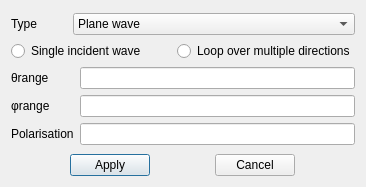
<?xml version="1.0" encoding="UTF-8"?>
<ui version="4.0">
 <class>ExcitationClass</class>
 <widget class="QDialog" name="ExcitationClass">
  <property name="geometry">
   <rect>
    <x>0</x>
    <y>0</y>
    <width>366</width>
    <height>187</height>
   </rect>
  </property>
  <property name="windowTitle">
   <string>Excitation</string>
  </property>
  <layout class="QVBoxLayout" name="verticalLayout" stretch="1,1,1,1,2,1">
   <item>
    <spacer name="verticalSpacer">
     <property name="orientation">
      <enum>Qt::Vertical</enum>
     </property>
     <property name="sizeHint" stdset="0">
      <size>
       <width>20</width>
       <height>20</height>
      </size>
     </property>
    </spacer>
   </item>
   <item>
    <layout class="QHBoxLayout" name="horizontalLayout_3" stretch="1,1,10">
     <item>
      <widget class="QLabel" name="label">
       <property name="sizePolicy">
        <sizepolicy hsizetype="Preferred" vsizetype="Preferred">
         <horstretch>0</horstretch>
         <verstretch>0</verstretch>
        </sizepolicy>
       </property>
       <property name="text">
        <string>Type</string>
       </property>
      </widget>
     </item>
     <item>
      <spacer name="horizontalSpacer">
       <property name="orientation">
        <enum>Qt::Horizontal</enum>
       </property>
       <property name="sizeHint" stdset="0">
        <size>
         <width>40</width>
         <height>20</height>
        </size>
       </property>
      </spacer>
     </item>
     <item>
      <widget class="QComboBox" name="comboBox">
       <property name="sizePolicy">
        <sizepolicy hsizetype="Expanding" vsizetype="Fixed">
         <horstretch>0</horstretch>
         <verstretch>0</verstretch>
        </sizepolicy>
       </property>
       <item>
        <property name="text">
         <string>Plane wave</string>
        </property>
       </item>
       <item>
        <property name="text">
         <string>Voltage source</string>
        </property>
       </item>
       <item>
        <property name="text">
         <string>Wave guide</string>
        </property>
       </item>
       <item>
        <property name="text">
         <string>Current source</string>
        </property>
       </item>
       <item>
        <property name="text">
         <string>FEM model</string>
        </property>
       </item>
      </widget>
     </item>
    </layout>
   </item>
   <item>
    <layout class="QHBoxLayout" name="horizontalLayout_2">
     <item>
      <widget class="QRadioButton" name="radioButton">
       <property name="sizePolicy">
        <sizepolicy hsizetype="Expanding" vsizetype="Fixed">
         <horstretch>0</horstretch>
         <verstretch>0</verstretch>
        </sizepolicy>
       </property>
       <property name="text">
        <string>Single incident wave</string>
       </property>
      </widget>
     </item>
     <item>
      <widget class="QRadioButton" name="radioButton_2">
       <property name="sizePolicy">
        <sizepolicy hsizetype="Expanding" vsizetype="Fixed">
         <horstretch>0</horstretch>
         <verstretch>0</verstretch>
        </sizepolicy>
       </property>
       <property name="text">
        <string>Loop over multiple directions</string>
       </property>
      </widget>
     </item>
    </layout>
   </item>
   <item>
    <layout class="QFormLayout" name="formLayout">
     <item row="0" column="0">
      <widget class="QLabel" name="label_2">
       <property name="text">
        <string>θrange</string>
       </property>
      </widget>
     </item>
     <item row="0" column="1">
      <widget class="QLineEdit" name="lineEdit"/>
     </item>
     <item row="1" column="0">
      <widget class="QLabel" name="label_3">
       <property name="text">
        <string>φrange</string>
       </property>
      </widget>
     </item>
     <item row="1" column="1">
      <widget class="QLineEdit" name="lineEdit_2"/>
     </item>
     <item row="2" column="0">
      <widget class="QLabel" name="label_4">
       <property name="text">
        <string>Polarisation</string>
       </property>
      </widget>
     </item>
     <item row="2" column="1">
      <widget class="QLineEdit" name="lineEdit_3"/>
     </item>
    </layout>
   </item>
   <item>
    <spacer name="verticalSpacer_2">
     <property name="orientation">
      <enum>Qt::Vertical</enum>
     </property>
     <property name="sizeHint" stdset="0">
      <size>
       <width>20</width>
       <height>43</height>
      </size>
     </property>
    </spacer>
   </item>
   <item>
    <layout class="QHBoxLayout" name="horizontalLayout">
     <item>
      <widget class="QPushButton" name="pushButton">
       <property name="sizePolicy">
        <sizepolicy hsizetype="Fixed" vsizetype="Fixed">
         <horstretch>0</horstretch>
         <verstretch>0</verstretch>
        </sizepolicy>
       </property>
       <property name="text">
        <string>Apply</string>
       </property>
      </widget>
     </item>
     <item>
      <widget class="QPushButton" name="pushButton_2">
       <property name="sizePolicy">
        <sizepolicy hsizetype="Fixed" vsizetype="Fixed">
         <horstretch>0</horstretch>
         <verstretch>0</verstretch>
        </sizepolicy>
       </property>
       <property name="text">
        <string>Cancel</string>
       </property>
      </widget>
     </item>
    </layout>
   </item>
  </layout>
 </widget>
 <layoutdefault spacing="6" margin="11"/>
 <resources>
  <include location="excitation.qrc"/>
 </resources>
 <connections/>
</ui>
